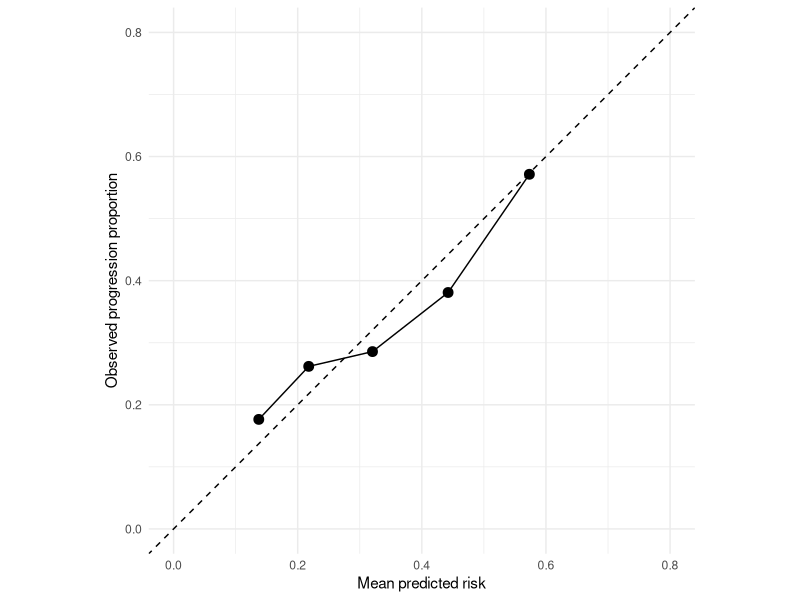

Recreate this plot in R.
## ---- chunk 1
library(tidyverse)
library(broom)
theme_set(theme_minimal())
crc <- read_csv("data/topic07_synthetic.csv", show_col_types = FALSE) |>
  mutate(progressed = progression_within_2_years == "Yes")
development <- crc |> filter(cohort == "Development")
validation <- crc |> filter(cohort == "External validation")
## ---- chunk 2
progression_model <- glm(
  progressed ~ age_years + tumour_stage + msi_status + apc_function_group + molecular_subtype,
  data = development, family = binomial()
)
tidy(progression_model, exponentiate = TRUE, conf.int = TRUE)
## ---- chunk 3
development <- development |> mutate(predicted_risk = predict(progression_model, newdata = development, type = "response"))
validation <- validation |> mutate(predicted_risk = predict(progression_model, newdata = validation, type = "response"))
## ---- chunk 4
auc_rank <- function(truth, probability) {
  n1 <- sum(truth); n0 <- sum(!truth)
  (sum(rank(probability)[truth]) - n1*(n1+1)/2) / (n1*n0)
}

tibble(
  cohort = c("Development", "External validation"),
  auc = c(auc_rank(development$progressed, development$predicted_risk),
          auc_rank(validation$progressed, validation$predicted_risk)),
  brier_score = c(mean((development$progressed-development$predicted_risk)^2),
                  mean((validation$progressed-validation$predicted_risk)^2)),
  mean_prediction = c(mean(development$predicted_risk), mean(validation$predicted_risk)),
  observed_risk = c(mean(development$progressed), mean(validation$progressed))
)
## ---- chunk 5
calibration <- validation |>
  mutate(risk_group = ntile(predicted_risk, 5)) |>
  group_by(risk_group) |>
  summarise(n = n(), mean_prediction = mean(predicted_risk), observed_risk = mean(progressed))

calibration
calibration |>
  ggplot(aes(mean_prediction, observed_risk)) +
  geom_abline(slope = 1, intercept = 0, linetype = 2) +
  geom_point(size = 3) + geom_line() +
  coord_equal(xlim = c(0, .8), ylim = c(0, .8)) +
  labs(x = "Mean predicted risk", y = "Observed progression proportion")
